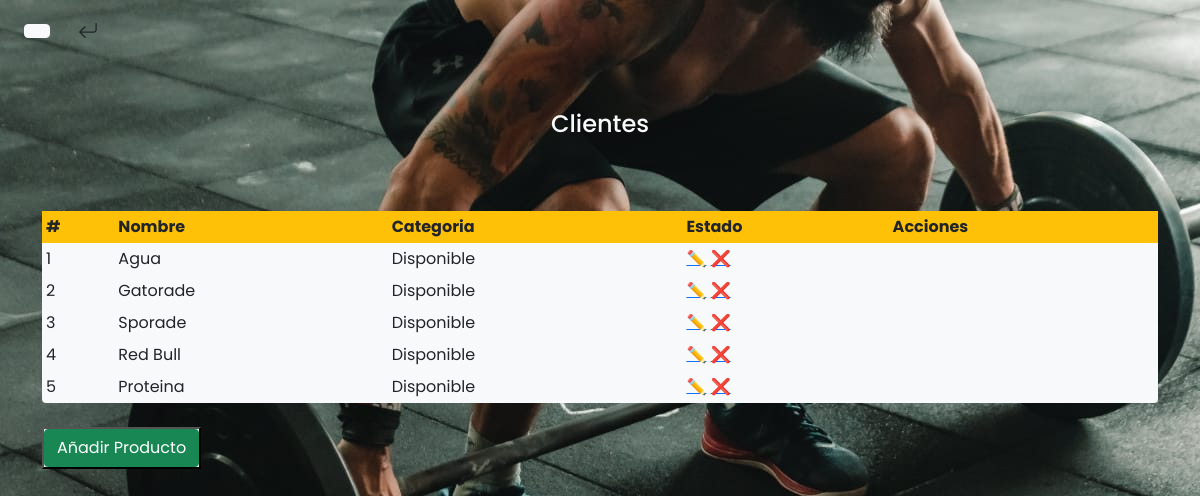
Page /CrearProducto/ on the earlier database version.
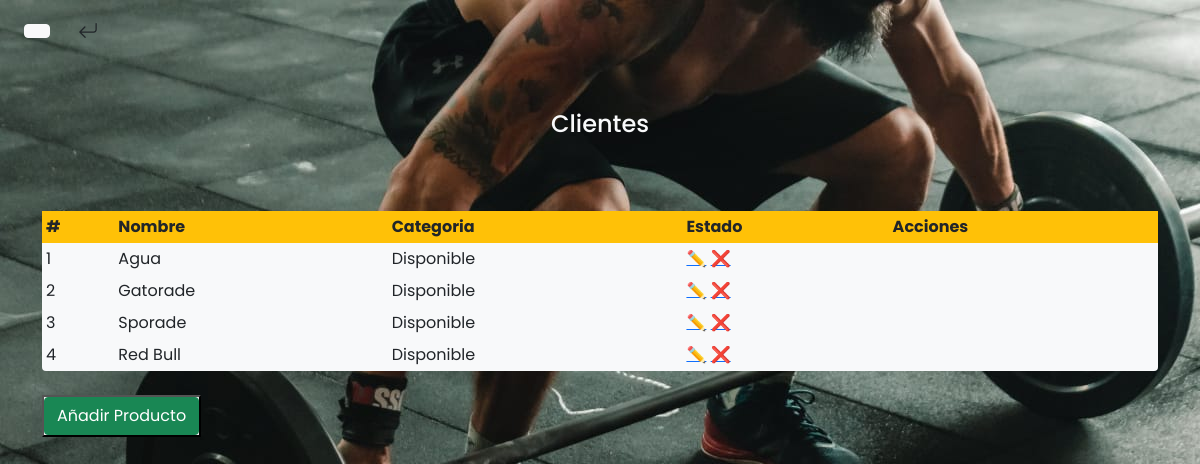
Same page on the later database version.
### CrossFit/models.py (models this page shows, shortened)
class Producto(models.Model):
    idProducto = models.AutoField(primary_key=True)
    nombre = models.CharField(max_length=100, blank=False, null=True)
    estado = models.IntegerField(
        null=False, blank=False,
        choices= producto_estado,
        default=1
    )
    class Meta:
        verbose_name = "Producto"
        verbose_name_plural = "Productos"

### CrossFit/views.py (the view)
# urls.py: path('CrearProducto/',CrossFitView.ProductoForm,name="producto" ),
    def ProductoForm(request):
        productos = Producto.objects.all()
        return render(request, "pages/producto.html",{"productos": productos})

### templates/pages/producto.html (shortened to what this page needs)
{% load static %}
<!DOCTYPE html>
<html lang="en">
<head>
    <link href="https://cdn.jsdelivr.net/npm/bootstrap@5.0.0-beta3/dist/css/bootstrap.min.css" rel="stylesheet"
 />
    <link href="https://unpkg.com/aos@2.3.1/dist/aos.css" rel="stylesheet" />
    <link rel="stylesheet" href="https://cdnjs.cloudflare.com/ajax/libs/font-awesome/4.7.0/css/font-awesome.min.css" />
    <link rel="stylesheet" href={% static 'css/etilos.css' %}>
</head>
<body>
  <header>
    <a href="{% url 'principal' %}" style="color:black;"><button class="btn btn-light rounded my-4 mx-4"></button></a>
  </header>
  <h4 class=" text-center text-light my-5">Clientes</h4>
  <tbody>
  <form>
      <div class="container">
            <div class="row">
                <div class="col">
                    <div class="consulta none table-responsive" id="consulta">
                      <table class="table table-sm m-auto bg-light table-borderless rounded-bottom my-4" id="consulta-est" border="0">
                         <thead class="table bg-warning">
                            <th >#</th>
                            <th>Nombre</th>
                            <th>Categoria</th>
                            <th>Estado</th>
                            <th>Acciones</th>
                         </thead>
                         <tbody class="detalle-est" id="detalle-est">
                            {% for producto in productos  %}
                                <tr>
                                    <td>{{producto.idProducto}}</td>
                                    <td>{{producto.nombre}}</td>
                                    <td>{% if producto.estado %}
                                        Disponible
                                        {% else %}
                                        No disponible
                                        {% endif %}
                                    </td>
                                  <td class="acciones">
                                    <a href="{% url 'editarProducto' producto.id %}"> ✏️</a>
                                    <a href="{% url 'eliminarProducto'  %}">❌</a>
                                  </td>
                                </tr>
                            {% endfor %}
                         </tbody>
                      </table>
                      <form id="form-producto" class="form">
                        <button
                        id="enviar"
                        type="submit"
                        name="enviar">
                         <a href="{% url 'nuevoProducto' %}" class="btn btn-success col-12" style="text-align: center">Añadir Producto</a>
                        </button>
                      </form>
                   </div>
                </div>
            </div>
      </div>
  </form>
  </tbody>
</body>
</html>

Differences in the rows shown:
removed Producto: idProducto "5", nombre "Proteina", estado "Disponible"
